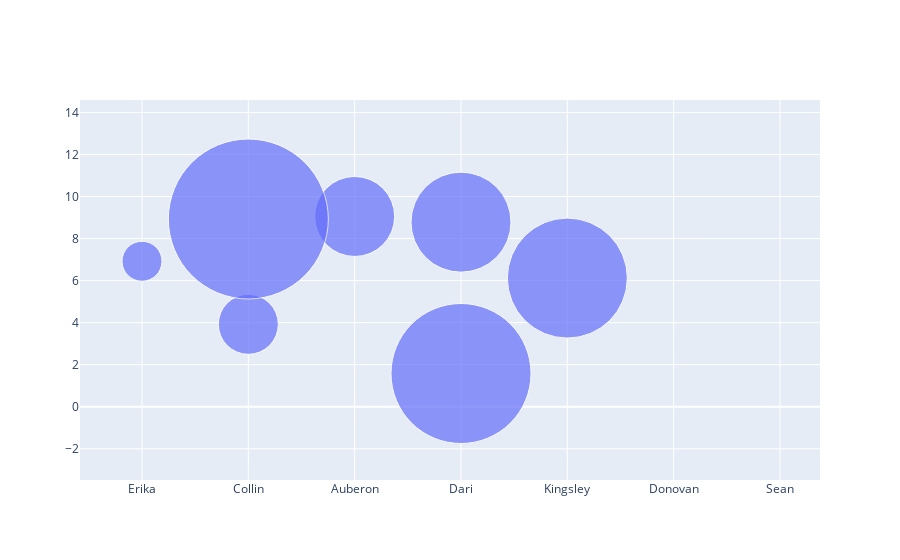

Source (notebook cell):
### Code cell
import plotly.graph_objects as go

fig = go.Figure(data=[go.Scatter(
    x=merged['NAME'], y=merged['TIP'],
    mode='markers',
    marker_size=[40, 60, 80,100,120,140,160])
])

fig.show()

### Figure 1 — Plotly figure (JSON) as saved in the notebook; plotly's stock layout.template omitted (floating-point values rounded to 4 significant figures; data arrays with more than 128 entries replaced by an {"elided": "..."} marker saying what was removed)
{"data": [{"marker": {"size": [40, 60, 80, 100, 120, 140, 160]}, "mode": "markers", "type": "scatter", "x": {"elided": "200 str values"}, "y": {"elided": "200 float values"}}], "layout": {}}
